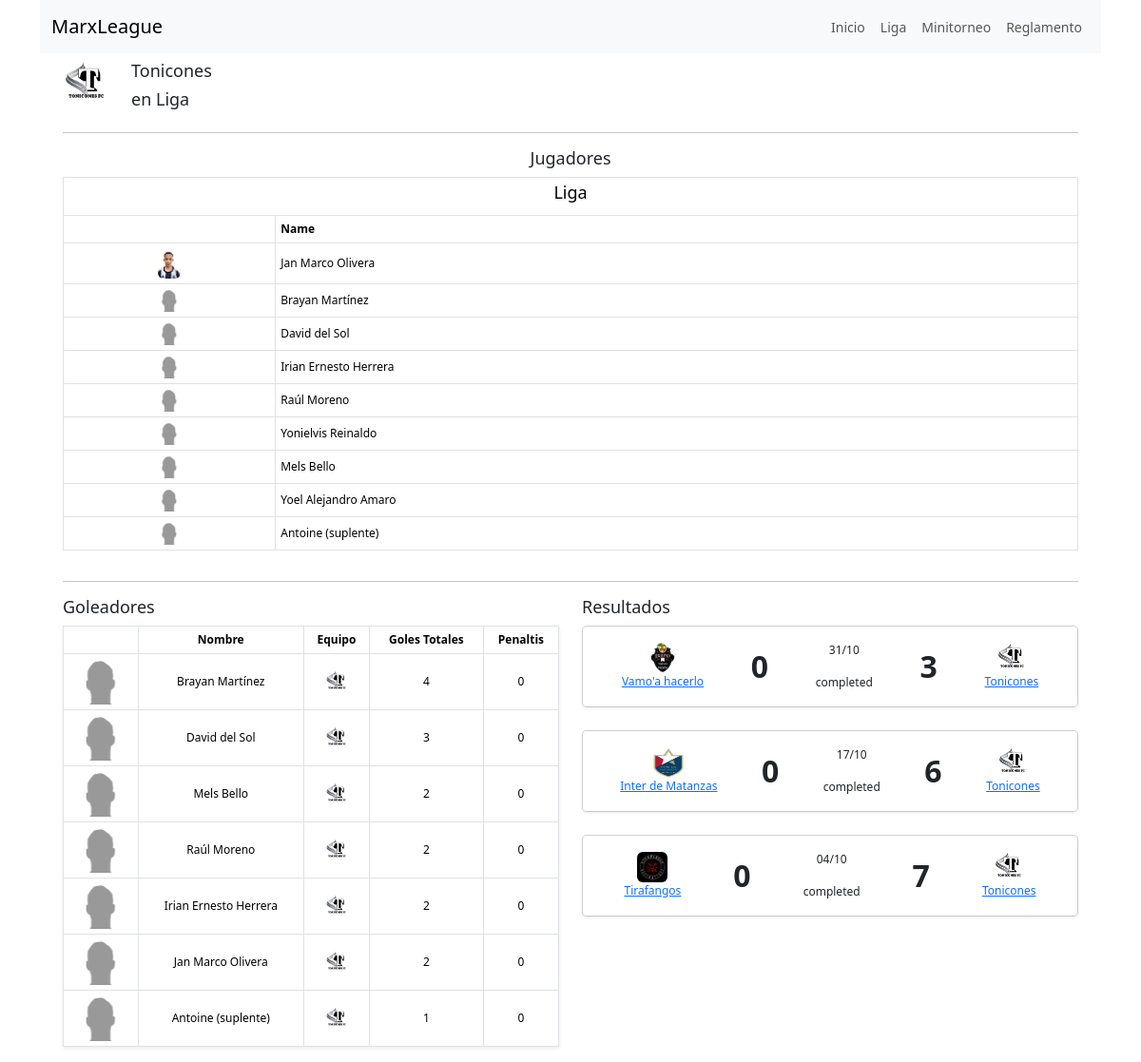
The app's page /team-details/liga/tonicones with its own data.
### futbol/models/team.py (models this page shows)
class Team(models.Model):
    name = models.CharField(max_length=100, unique=True, null=True, blank=True)
    slug = models.SlugField(max_length=100, unique=True, blank=True, null=True)
    grade = models.CharField(max_length=50, null=True, blank=True)
    abbrev = models.CharField(max_length=3, null=True, blank=True)
    imagen = models.CharField(max_length=3, null=True, blank=True)
    def __str__(self):
        return self.name

### futbol/models/league.py (models this page shows, shortened)
class League(models.Model):
    name = models.CharField(max_length=100, unique=True, default="Nombre")
    slug = models.SlugField(max_length=100, unique=True, blank=True, null=True)
    teams = models.ManyToManyField('Team', related_name='leagues')

### futbol/models/player_league_team.py (models this page shows, shortened)
class PlayerLeagueTeam(models.Model):
    player = models.ForeignKey(Player, on_delete=models.CASCADE)
    league = models.ForeignKey(League, on_delete=models.CASCADE)
    team = models.ForeignKey(Team, on_delete=models.CASCADE)
    active = models.BooleanField(default=True)

### futbol/models/player.py (models this page shows, shortened)
class Player(models.Model):
    name = models.CharField(max_length=100, unique=True, default="Nombre")
    grade = models.CharField(max_length=50, null=True, blank=True)
    imagen = models.CharField(max_length=100, null=True, blank=True)
    alias = models.CharField(max_length=50, null=True, blank=True)

### futbol/models/schedule.py (models this page shows, shortened)
class Schedule(models.Model):
    STATUS_CHOICES = [
        ("completed", "Completed"),
        ("scheduled", "Scheduled"),
        ("raining", "Raining"),
        ("playing", "Playing"),
        ("pending", "Pending"),
    ]
    STAGES_CHOICES = [
        ("regular", "Regular"),
        ("octavos", "Octavos"),
        ("cuartos", "Cuartos"),
        ("semifinal", "SemiFinal"),
        ("final", "Final"),
    ]
    league = models.ForeignKey(League, on_delete=models.SET_NULL, null=True)
    vs = models.ForeignKey(
        Team,
        on_delete=models.SET_NULL,
        related_name="vs_schedule",
        null=True,
        blank=True,
    )
    hc = models.ForeignKey(
        Team,
        on_delete=models.SET_NULL,
        related_name="hc_schedule",
        null=True,
        blank=True,
    )
    date = models.DateField(null=True, blank=True)
    vs_goals = models.IntegerField(null=True, blank=True, default=0)
    hc_goals = models.IntegerField(null=True, blank=True, default=0)
    vs_definition_penalties = models.IntegerField(null=True, blank=True, default=0)
    hc_definition_penalties = models.IntegerField(null=True, blank=True, default=0)
    mvp = models.ForeignKey(Player, on_delete=models.SET_NULL, null=True, blank=True)
    status = models.CharField(
        max_length=20, choices=STATUS_CHOICES, default="scheduled"
    )
    stages = models.CharField(max_length=20, choices=STAGES_CHOICES, default="regular")

### futbol/views/pages/team_details_page.py (the view)
# urls.py: path("team-details/<slug:league_slug>/<slug:team_slug>", TeamDetailsPageView.as_view(), name="team_details_page"),
class TeamDetailsPageView(TemplateView):
    template_name = "pages/team_details_page.html"
    def get_context_data(self, **kwargs):
        context = super().get_context_data(**kwargs)
        leagues = League.objects.all()
        team = Team.objects.get(slug=kwargs.get("team_slug"))
        league = League.objects.get(slug=kwargs.get("league_slug"))
        players_leagues_teams = PlayerLeagueTeam.objects.filter(
            team=team, league=league, active=True
        )
        schedules_view = ScheduleView(**kwargs)
        schedules_context = schedules_view.get_context_data(
            request=self.request,
            league_slug=self.kwargs.get("league_slug"),
            team_slug=self.kwargs.get("team_slug"),
        )
        context["schedules"] = render_to_string(
            schedules_view.template_name, schedules_context
        )
        stats_goals_view = StatsGoalsView(**kwargs)
        stats_goals_context = stats_goals_view.get_context_data(
            request=self.request,
            league_slug=self.kwargs.get("league_slug"),
            team_slug=self.kwargs.get("team_slug"),
        )
        stats_goals_view = render_to_string(
            stats_goals_view.template_name, stats_goals_context
        )
        context["stats_goals_view"] = stats_goals_view
        context["team"] = team
        context["players_leagues_teams"] = players_leagues_teams
        context["league"] = league
        context["leagues"] = leagues
        return context

### futbol/templates/views/schedule_view.html (shortened to what this page needs)
{% load static %}
<div class="card-deck">
  {% for schedule in schedules %}
    <div class="card mb-4">
      <div class="card-body shadow-sm">
        <div class="d-flex justify-content-between align-items-center">
          <div class="text-center flex-fill">
            <img style="height: 32px; width: 32px" src="{% static 'futbol/images/logos/' %}{{ schedule.hc.imagen|default:'na' }}.png" class="rounded" alt="Logo" />
            <br />
            <a href="{% url 'team_details_page' league.slug schedule.hc.slug %}">{{ schedule.hc }}</a>
          </div>
          <div class="text-center flex-fill">
            <div class="fw-bold fs-2 text-center">
              {% if schedule.hc_goals is not None  %}
                {{ schedule.hc_goals }}
              {% endif %}
            </div>
          </div>
          <div class="text-center flex-fill">
            <p class="card-text">{{ schedule.date|date:'d/m' }}</p>
            <p class="card-text">{{ schedule.status }}</p>
          </div>
          <div class="flex-fill">
            <div class="fw-bold fs-2 text-center">
              {% if schedule.vs_goals is not None  %}
                {{ schedule.vs_goals }}
              {% endif %}
            </div>
          </div>
          <div class="text-center flex-fill">
            <img style="height: 32px; width: 32px" src="{% static 'futbol/images/logos/' %}{{ schedule.vs.imagen|default:'na' }}.png" class="rounded" alt="Logo" />
            <br />
            <a href="{% url 'team_details_page' league.slug schedule.vs.slug %}">{{ schedule.vs }}</a>
          </div>
        </div>
      </div>
    </div>
  {% endfor %}
</div>

### futbol/templates/views/stats_goals_view.html (shortened to what this page needs)
{% load static %}
<table class="table table-bordered table-condensed shadow-sm">
  <thead>
    <tr>
      <th class="text-center"></th>
      <th class="text-center">Nombre</th>
      <th class="text-center">Equipo</th>
      <th class="text-center">Goles Totales</th>
      <th class="text-center">Penaltis</th>
    </tr>
  </thead>
  <tbody>
    {% for goal in goals %}
      <tr>
        <td class="text-center">
          <img style="height: 48; width: 48px" src="{% static 'futbol/images/players/' %}{{ goal.player__imagen|default:'na' }}.png" class="rounded" alt="Logo" /> <br />
        </td>
        <td class="text-center align-middle">{{ goal.player__name }}</td>
        <td class="text-center align-middle">
          <img style="height: 24; width: 24px" src="{% static 'futbol/images/logos/' %}{{ goal.player__playerleagueteam__team__imagen|default:'na' }}.png" class="rounded" alt="Logo" />
        </td>
        <td class="text-center align-middle">{{ goal.goals }}</td>
        <td class="text-center align-middle">{{ goal.penalties }}</td>
      </tr>
    {% endfor %}
  </tbody>
</table>

### futbol/templates/pages/team_details_page.html (shortened to what this page needs)
{% extends './base.html' %}
{% load static %}
{% block content %}
  <div class="container">
    <div class="row">
      <div class="col-auto">
        <img style="height: 48; width: 48px" src="{% static 'futbol/images/logos/' %}{{ team.imagen|default:'na' }}.png" class="rounded" alt="Logo" />
      </div>
      <div class="col">
        <h1>{{ team.name }}</h1>
        <h1>en {{ league.name }}</h1>
      </div>
    </div>
    <hr />
    <h5 class="text-center">Jugadores</h5>
    <div class="row">
        <div class="col-md">
          <table class="table table-bordered">
            <thead>
              <tr>
                <th class="text-center align-middle"  colspan="2"><h2>{{ league.name }}</h2></th>
              </tr>
              <tr>
                <th scope="col"></th>
                <th scope="col">Name</th>
              </tr>
            </thead>
            <tbody>
              {% for player_league_team in players_leagues_teams %}
                  <tr>
                    <td class="text-center align-middle">
                      <img style="height: 24; width: 24px" src="{% static 'futbol/images/players/' %}{{ player_league_team.player.imagen|default:'na' }}.png" class="rounded" alt="Logo" />
                    </td>
                    <td class="align-middle">{{ player_league_team.player.name }}</td>
                  </tr>
              {% endfor %}
            </tbody>
          </table>
        </div>
    </div>
    <hr />
    <div class="row mt-2">
      <div class="col-md">
        <div class="d-flex justify-content-between">
          <h3 class="mr-auto">Goleadores</h3>
        </div>
        {{ stats_goals_view }}
      </div>
      <div class="col-md">
        <div class="d-flex justify-content-between">
          <h3 class="mr-auto">Resultados</h3>
        </div>
        {{ schedules }}
      </div>
    </div>
  </div>
{% endblock %}

### static/css/style.css (style rules this page uses)
body { font-size: 14px; }
h1, h2, h3, h4, h5, h6 { font-size: 18px; color: var(--primary-color); }
.card { font-size: 12px; border-radius: 5px; }
.table { font-size: 12px; border-spacing: 0; border-collapse: collapse; }
.table th, .table td { padding: 5px; }

### records on screen
Team: name "Tonicones"
League: name "Liga"
PlayerLeagueTeam: player.imagen (picture), player.name "Jan Marco Olivera"
PlayerLeagueTeam: player.name "Brayan Martínez"
PlayerLeagueTeam: player.name "David del Sol"
PlayerLeagueTeam: player.name "Irian Ernesto Herrera"
PlayerLeagueTeam: player.name "Raúl Moreno"
PlayerLeagueTeam: player.name "Yonielvis Reinaldo"
PlayerLeagueTeam: player.name "Mels Bello"
PlayerLeagueTeam: player.name "Yoel Alejandro Amaro"
PlayerLeagueTeam: player.name "Antoine (suplente)"
Player: player__name "Brayan Martínez", goals "4", penalties "0"
Player: player__name "David del Sol", goals "3", penalties "0"
Player: player__name "Mels Bello", goals "2", penalties "0"
Player: player__name "Raúl Moreno", goals "2", penalties "0"
Player: player__name "Irian Ernesto Herrera", goals "2", penalties "0"
Player: player__name "Jan Marco Olivera", goals "2", penalties "0"
Player: player__name "Antoine (suplente)", goals "1", penalties "0"
Schedule: shows a picture, hc "Vamo'a hacerlo", hc_goals "0", date "31/10", status "completed", vs_goals "3", vs "Tonicones"
Schedule: shows a picture, hc "Inter de Matanzas", hc_goals "0", date "17/10", status "completed", vs_goals "6", vs "Tonicones"
Schedule: shows a picture, hc "Tirafangos", hc_goals "0", date "04/10", status "completed", vs_goals "7", vs "Tonicones"
